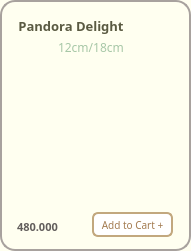
       <widget class="QFrame" name="frame_Pandora">
        <property name="geometry">
         <rect>
          <x>10</x>
          <y>300</y>
          <width>191</width>
          <height>251</height>
         </rect>
        </property>
        <property name="styleSheet">
         <string notr="true">background-color:#FFFFF0;
border-radius: 15px; 
border: 2px solid #A8A29E ;</string>
        </property>
        <property name="frameShape">
         <enum>QFrame::StyledPanel</enum>
        </property>
        <property name="frameShadow">
         <enum>QFrame::Raised</enum>
        </property>
        <widget class="QLabel" name="label_cake_pandora">
         <property name="geometry">
          <rect>
           <x>0</x>
           <y>16</y>
           <width>191</width>
           <height>201</height>
          </rect>
         </property>
         <property name="sizePolicy">
          <sizepolicy hsizetype="Fixed" vsizetype="Fixed">
           <horstretch>25</horstretch>
           <verstretch>25</verstretch>
          </sizepolicy>
         </property>
         <property name="minimumSize">
          <size>
           <width>25</width>
           <height>25</height>
          </size>
         </property>
         <property name="maximumSize">
          <size>
           <width>16777215</width>
           <height>16777215</height>
          </size>
         </property>
         <property name="sizeIncrement">
          <size>
           <width>3</width>
           <height>0</height>
          </size>
         </property>
         <property name="styleSheet">
          <string notr="true">border:0px;
border-radius:0px;
background-color: transparent</string>
         </property>
         <property name="frameShape">
          <enum>QFrame::WinPanel</enum>
         </property>
         <property name="text">
          <string/>
         </property>
         <property name="pixmap">
          <pixmap>../images/image-removebg-preview (7).png</pixmap>
         </property>
         <property name="scaledContents">
          <bool>true</bool>
         </property>
        </widget>
        <widget class="QLabel" name="label_pandora">
         <property name="geometry">
          <rect>
           <x>15</x>
           <y>16</y>
           <width>161</width>
           <height>20</height>
          </rect>
         </property>
         <property name="sizePolicy">
          <sizepolicy hsizetype="Fixed" vsizetype="Fixed">
           <horstretch>0</horstretch>
           <verstretch>0</verstretch>
          </sizepolicy>
         </property>
         <property name="font">
          <font>
           <family>Mongolian Baiti</family>
           <pointsize>10</pointsize>
           <weight>75</weight>
           <bold>true</bold>
          </font>
         </property>
         <property name="styleSheet">
          <string notr="true">border-radius: 0px;
border:0px solid;
color:#5A5A42</string>
         </property>
         <property name="text">
          <string> Pandora Delight </string>
         </property>
        </widget>
        <widget class="QLabel" name="label_pandora_size">
         <property name="geometry">
          <rect>
           <x>58</x>
           <y>39</y>
           <width>71</width>
           <height>16</height>
          </rect>
         </property>
         <property name="font">
          <font>
           <family>Mongolian Baiti</family>
           <pointsize>9</pointsize>
          </font>
         </property>
         <property name="styleSheet">
          <string notr="true">color: #A7C7A7;
border:0px</string>
         </property>
         <property name="text">
          <string>12cm/18cm</string>
         </property>
        </widget>
        <widget class="QLabel" name="label_pandora_price">
         <property name="geometry">
          <rect>
           <x>17</x>
           <y>219</y>
           <width>81</width>
           <height>16</height>
          </rect>
         </property>
         <property name="font">
          <font>
           <family>Mongolian Baiti</family>
           <pointsize>8</pointsize>
           <weight>75</weight>
           <bold>true</bold>
          </font>
         </property>
         <property name="styleSheet">
          <string notr="true">border:0px;
color: rgb(98, 94, 92);
</string>
         </property>
         <property name="text">
          <string>480.000</string>
         </property>
        </widget>
        <widget class="QPushButton" name="pushButton_add_pandora">
         <property name="geometry">
          <rect>
           <x>92</x>
           <y>212</y>
           <width>81</width>
           <height>25</height>
          </rect>
         </property>
         <property name="maximumSize">
          <size>
           <width>16777207</width>
           <height>16777215</height>
          </size>
         </property>
         <property name="font">
          <font>
           <family>Mongolian Baiti</family>
           <pointsize>-1</pointsize>
          </font>
         </property>
         <property name="styleSheet">
          <string notr="true">QPushButton {
    background-color: white;
    color: #A37B50;
    border: 2px solid #C2A87E;
    border-radius: 6px;
    padding: 4px 5px;
    font-size: 10px;
}

QPushButton:hover {
    background-color: #F7F3EF;
}

QPushButton:pressed {
    background-color: #E6D5C3;
}
</string>
         </property>
         <property name="text">
          <string>Add to Cart +</string>
         </property>
        </widget>
       </widget>
